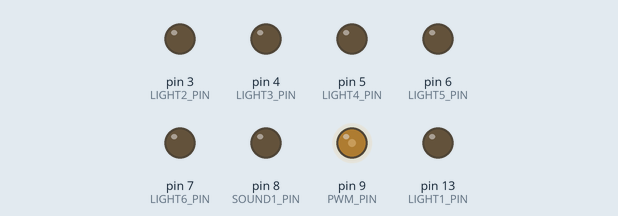
This sketch was run on a simulated Arduino Nano, built with avr-gcc and run on an emulated ATmega328P. Parts: output pins drawn as LEDs (lit = HIGH).

Above: at 0.25 s.
At 0.45 s:
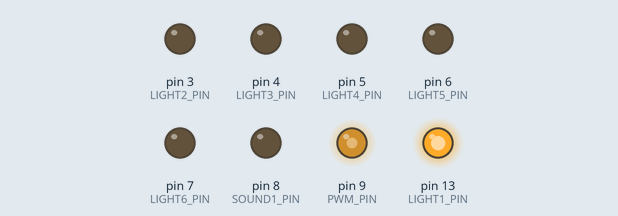
At 0.7 s:
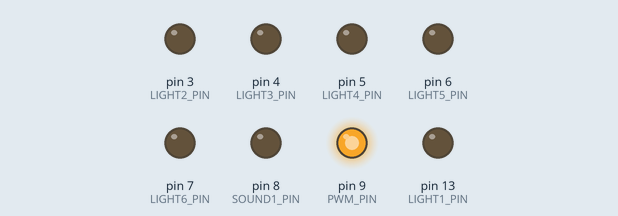
At 1.05 s:
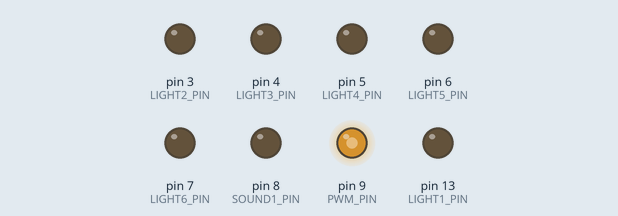
At 1.45 s:
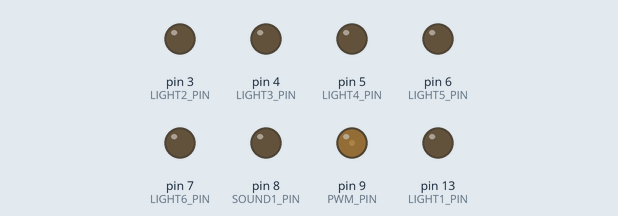
At 2.95 s:
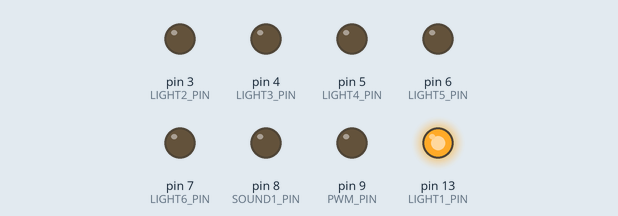
Timing chart, 0 to 6.9 s (numbered marks = the images above):
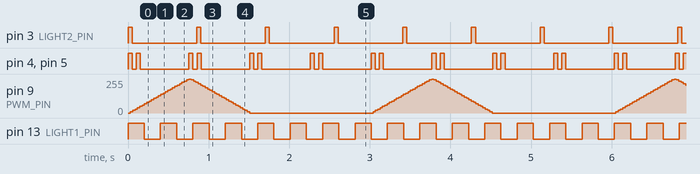

The sketch:

NavLights_v08.ino
```cpp
/* ---------------------------------------------------------------------------
** Navigation Lights with Battery Voltage Alarm (optional - TODO)
** V0.8  - test version based on project:protothread Library
** Websites: http://harteware.blogspot.com.au/2010/11/protothread-powerfull-library.html
**           http://harteware.blogspot.com.au/2010/11/protothread-and-arduino-first-easy.html
**           http://dunkels.com/adam/pt/examples.html
** Download: https://storage.googleapis.com/google-code-archive-downloads/v2/code.google.com/arduinode/pt.zip
**
** ----------------------------------------------------------------------
**-----------Design Notes-------------------------------------------------------
** 1. The protothread Library allows to  run several threads in  parallel which updates global variables to
**    exchange information betweeh the therads. Local variables are not safe (protothreads do not save the
**    stack context across a blocking call, local variables are not preserved when the protothread blocks -
**    please see the protothread library documentation for details) so each thread uses its own set of local
**    variables as a precaution to ensure other similar threads do not affect them.
** 2. There is a Control Thread (pt0) that can switch on and  off each other thread. Control Thread  can detect
**    some input changes such as battery voltage, switch off a normal blinking thread and switch on an "emergency"
**    blinking thread and a sound tone thread. That is how different audio and  visual effects can be made.
** 3. In  this  version voltage measurement for each LiPO cell has not been implemented. Instead the Control Thread
**    can read voltage (0-5v only!) from one of the Arduino input pins and  switch the threads just to  prove functionality.
** 4. DEBUG mode could potentially affect the Brightness Boost Thread  as debug info output via serial port  takes too
**    much of CPU time.
** 5. It has a separate thread to fade-in and fade out a LED using Arduino PWM function.
**-----------End of Design Notes------------------------------------------------
--*/


//INITIAL SETUP
#include <pt.h>  // include protothread library

//DEBUG settings
#define DEBUG 0 // 0 - no debug

//set up output pins
#define LIGHT1_PIN 13 //Single Blink
#define LIGHT2_PIN 3  //Strobe
#define LIGHT3_PIN 4  //Double Strobe
#define LIGHT4_PIN 5  //Double Strobe
#define LIGHT5_PIN 6
#define LIGHT6_PIN 7
#define SOUND1_PIN 8 // sound output. It  uses tone() function - it will interfere with PWM output on pins 3 and 11
#define PWM_PIN 9 // PWM output pin: 3, 5, 6, 9, 10, and 11.


//set up voltage input pins
#define VOLTAGE_IN_1_PIN A1
#define VOLTAGE_IN_2_PIN A2
#define VOLTAGE_IN_3_PIN A3
#define VOLTAGE_IN_4_PIN A4
#define VOLTAGE_IN_5_PIN A5
#define VOLTAGE_IN_6_PIN A6


//set Light on and off settings
#define LIGHT_ON HIGH
#define LIGHT_OFF LOW

//set Fade-In and Fade-Out settings
#define PWM_FADE_AMOUNT 10 // how many points to use for each step of diming the LED by (0..255)
#define PWM_FADE_PAUSE_AMOUNT 0 //how many points to use for brightness at pause (0..255)
#define PWM_FADE_MIN_AMOUNT 0 //how many points to use for minimal brightnes  (0..255)
#define PWM_FADE_MAX_AMOUNT 255 //how many points to use for maximum brightnes (0..255)
#define PWM_FADE_TIME_SEC 0.7 //how long the light will fade-in or fade-out in seconds
#define PWM_FADE_PAUSE_SEC 1.5 //how long the light will stay off after fade-out in seconds


//set up voltage calculations corrections
//TODO - there shall be some voltage calculations constants
//for voltage input pins based on the hardware voltage divider used.


// set thread switches to 1 so all the threads are running
// threads  execute when switches are 1
bool Thread1_SWITCH = 1;  //Single Blink
bool Thread2_SWITCH = 1;  //Double Strobe
bool Thread3_SWITCH = 1;  //Strobe
bool Thread4_SWITCH = 1;  //Sound Tone
bool Thread5_SWITCH = 1;  //Fade-In and Fade Out

//END OF INITIAL SETUP

//OTHER GLOBAL VARIABLES
//set variable to represent ststus of a pulse driver (not used curently - for future use if needed)
bool PulseDriver=1;

//set up Threads
static struct pt pt0, pt1, pt2, pt3, pt4, pt5; // each protothread needs one of these

//calculate time in milliseconds of a single step of a fade-in or fade-out
//based on the total fade time and fade step - total time in miliseconds devided by
//number of dimming steps.
int DIM_STEP_INTERVAL=(int)((PWM_FADE_TIME_SEC * 1000)/(255/PWM_FADE_AMOUNT));
int FADE_PAUSE_INTERVAL =(int) (PWM_FADE_PAUSE_SEC*1000);
//END OF OTHER GLOBAL VARIABLES


void setup() {
//Initialise thread variables
  PT_INIT(&pt0);
  PT_INIT(&pt1);
  PT_INIT(&pt2);
  PT_INIT(&pt3);
  PT_INIT(&pt4);
  PT_INIT(&pt5);

//Set output pins
pinMode(LIGHT1_PIN, OUTPUT);      // sets the digital pin as output
pinMode(LIGHT2_PIN, OUTPUT);      // sets the digital pin as output
pinMode(LIGHT3_PIN, OUTPUT);      // sets the digital pin as output
pinMode(LIGHT4_PIN, OUTPUT);      // sets the digital pin as output
pinMode(LIGHT5_PIN, OUTPUT);      // sets the digital pin as output
pinMode(LIGHT6_PIN, OUTPUT);      // sets the digital pin as output
pinMode(SOUND1_PIN, OUTPUT);      // sets the digital pin as output
pinMode(PWM_PIN, OUTPUT);         // sets the digital pin as output

//set output pins to to off
digitalWrite(LIGHT1_PIN, LIGHT_OFF);
digitalWrite(LIGHT2_PIN, LIGHT_OFF);
digitalWrite(LIGHT3_PIN, LIGHT_OFF);
digitalWrite(LIGHT4_PIN, LIGHT_OFF);
digitalWrite(LIGHT5_PIN, LIGHT_OFF);
digitalWrite(LIGHT6_PIN, LIGHT_OFF);
digitalWrite(SOUND1_PIN,LOW);
digitalWrite(PWM_PIN,LOW);

//check DEBUG mode and initialize the serial connection if  needed:
  if (DEBUG !=0) {
  Serial.begin(9600);
  Serial.println("NavLights Started ");
  }

}//end of setup()


//DEFINE THREADS
// Control Thread:
static int protothread0(struct pt *pt) {
  static unsigned long timestamp0 = 0;
  PT_BEGIN(pt);

    if (DEBUG !=0) {
    // Print the status message:
    Serial.println("Control Thread called. ");
    }

  while(1) { // never stop

//  This is an example on how to switch Tread1 on and off every 10 sec
//    //Do action
//    Thread1_SWITCH=0; //off first thread
//    //Wait
//    PT_WAIT_UNTIL(pt, millis() - timestamp0 > 10000 );
//    timestamp0 = millis(); // take a new timestamp
//    //Do action
//    Thread1_SWITCH=1; //on first thread
//    //Wait
//  PT_WAIT_UNTIL(pt, millis() - timestamp0 > 10000 );
//  timestamp0 = millis(); // take a new timestamp


//  This is an example on how to to switch Tread1 and Thread4 on and off based on voltage on A0
//    //Do action
//    if  (analogRead(A0)<500) //analogRead maps input voltages between 0 and 5 volts into integer values between 0 and 1023.
//    {
//      Thread1_SWITCH=0; //switch off first thread
//      Thread4_SWITCH=0; //switch off fourth thread
//    }
//    else
//    {
//      Thread1_SWITCH=1; //switch on first thread
//      Thread4_SWITCH=1; //switch on fourth thread
//    }


//Now just switch Thread4 to off
      Thread4_SWITCH=0; //switch off fourth thread

// This is a loopback - wait for 500 ms
    //Wait
    PT_WAIT_UNTIL(pt, millis() - timestamp0 > 500 );
    timestamp0 = millis(); // take a new timestamp

  }
  PT_END(pt);
}


// First custom thread - Single Blink
static int protothread1(struct pt *pt) {
  static unsigned long timestamp1 = 0;
  PT_BEGIN(pt);

    if (DEBUG !=0) {
    // Print the status message:
    Serial.println("Thread 1 called.");
    }

  while(Thread1_SWITCH) {
    //Do action
    digitalWrite(LIGHT1_PIN, LIGHT_ON);
    //Wait
    PT_WAIT_UNTIL(pt, millis() - timestamp1 > 200 );
    timestamp1 = millis(); // take a new timestamp
    //Do action
    digitalWrite(LIGHT1_PIN, LIGHT_OFF);
    //Wait
    PT_WAIT_UNTIL(pt, millis() - timestamp1 > 200 );
    timestamp1 = millis(); // take a new timestamp

  }
  PT_END(pt);
}


// Second custom Thread - Double Strobe
static int protothread2(struct pt *pt) {
  static unsigned long timestamp2 = 0;
  PT_BEGIN(pt);

    if (DEBUG !=0) {
    // Print the status message:
    Serial.println("Thread 2 called.");
    }

  while(Thread2_SWITCH) {
    //Do action
    digitalWrite(LIGHT3_PIN, LIGHT_ON);
    digitalWrite(LIGHT4_PIN, LIGHT_ON);
    //Wait
    PT_WAIT_UNTIL(pt, millis() - timestamp2 > 50 );
    timestamp2 = millis();
    //Do action
    digitalWrite(LIGHT3_PIN, LIGHT_OFF);
    digitalWrite(LIGHT4_PIN, LIGHT_OFF);
    //Wait
    PT_WAIT_UNTIL(pt, millis() - timestamp2 > 50 );
    timestamp2 = millis();
    //Do action
    digitalWrite(LIGHT3_PIN, LIGHT_ON);
    digitalWrite(LIGHT4_PIN, LIGHT_ON);
    //Wait
    PT_WAIT_UNTIL(pt, millis() - timestamp2 > 50 );
    timestamp2 = millis();
    //Do action
    digitalWrite(LIGHT3_PIN, LIGHT_OFF);
    digitalWrite(LIGHT4_PIN, LIGHT_OFF);
    //Wait
    PT_WAIT_UNTIL(pt, millis() - timestamp2 > 600 );
    timestamp2 = millis();

  }
  PT_END(pt);
}


// Third custom Thread -  Strobe
static int protothread3(struct pt *pt) {
  static unsigned long timestamp3 = 0;
  PT_BEGIN(pt);

    if (DEBUG !=0) {
    // Print the status message:
    Serial.println("Thread 3 called.");
    }

  while(Thread3_SWITCH) {
    //Do action
    digitalWrite(LIGHT2_PIN, LIGHT_ON);
    //Wait
    PT_WAIT_UNTIL(pt, millis() - timestamp3 > 50 );
    timestamp3 = millis();
    //Do action
    digitalWrite(LIGHT2_PIN, LIGHT_OFF);
    //Wait
    PT_WAIT_UNTIL(pt, millis() - timestamp3 > 800 );
    timestamp3 = millis();

  }
  PT_END(pt);
}


// Fourth custom Thread - Sound Tone
static int protothread4(struct pt *pt) {
  static unsigned long timestamp4 = 0;
  PT_BEGIN(pt);

    if (DEBUG !=0) {
    // Print the status message:
    Serial.println("Thread 4 called.");
    }

  while(Thread4_SWITCH) {
    //Do action
    tone(SOUND1_PIN, 2500);
    //Wait
    PT_WAIT_UNTIL(pt, millis() - timestamp4 > 500 );
    timestamp4 = millis(); // take a new timestamp
    //Do action
    noTone(SOUND1_PIN);
    //Wait
    PT_WAIT_UNTIL(pt, millis() - timestamp4 > 500 );
    timestamp4 = millis(); // take a new timestamp

  }
  PT_END(pt);
}


// Fifth custom Thread -  Fade-In and Fade Out
static int protothread5(struct pt *pt) {
  static int brightness = PWM_FADE_MIN_AMOUNT;    // how bright the LED is
  static int fadeAmount = PWM_FADE_AMOUNT;    // how many points to fade the LED by
  static unsigned long timestamp5 = 0;
  PT_BEGIN(pt);

    if (DEBUG !=0) {
    // Print the status message:
    Serial.println("Thread 6 called.");
    }

  while(Thread5_SWITCH) {
    //Do action
    analogWrite(PWM_PIN,constrain(brightness, 0, 255)); // set the brightness of the PWM pin
	//Wait
    PT_WAIT_UNTIL(pt, millis() - timestamp5 > DIM_STEP_INTERVAL );  // wait to see the dimming effect
    timestamp5 = millis();

	//Prepare for the next loop
	// change the brightness for next time through the loop:
	brightness = brightness + fadeAmount;
    // reverse the direction of the fading at the ends of the fade:
    if (brightness <= PWM_FADE_MIN_AMOUNT || brightness >= PWM_FADE_MAX_AMOUNT) {
     fadeAmount = -fadeAmount;
	}

    //Wait extra time before fade-in again
    if (brightness <= PWM_FADE_MIN_AMOUNT) {
    analogWrite(PWM_PIN,constrain(PWM_FADE_PAUSE_AMOUNT, 0, 255)); // set the brightness of the PWM pin
	  //Wait
    PT_WAIT_UNTIL(pt, millis() - timestamp5 > FADE_PAUSE_INTERVAL );
    timestamp5 = millis();
    }

  }
  PT_END(pt);
}
//END OF DEFINE THREADS

void loop() {
  // schedule  protothreads by calling them infinitely
  protothread0(&pt0);
  protothread1(&pt1);
  protothread2(&pt2);
  protothread3(&pt3);
  protothread4(&pt4);
  protothread5(&pt5);
}//end of loop()
```

Measured:
- by itself, pin 3 (LIGHT2_PIN): alternates HIGH for 0.05 s and LOW for 0.80 s
- by itself, pin 4 (LIGHT3_PIN), pin 5 (LIGHT4_PIN): repeats every 0.75 s: LOW 0.05 s, HIGH 0.05 s, LOW 0.60 s, HIGH 0.05 s
- by itself, pin 13 (LIGHT1_PIN): alternates HIGH for 0.20 s and LOW for 0.20 s
